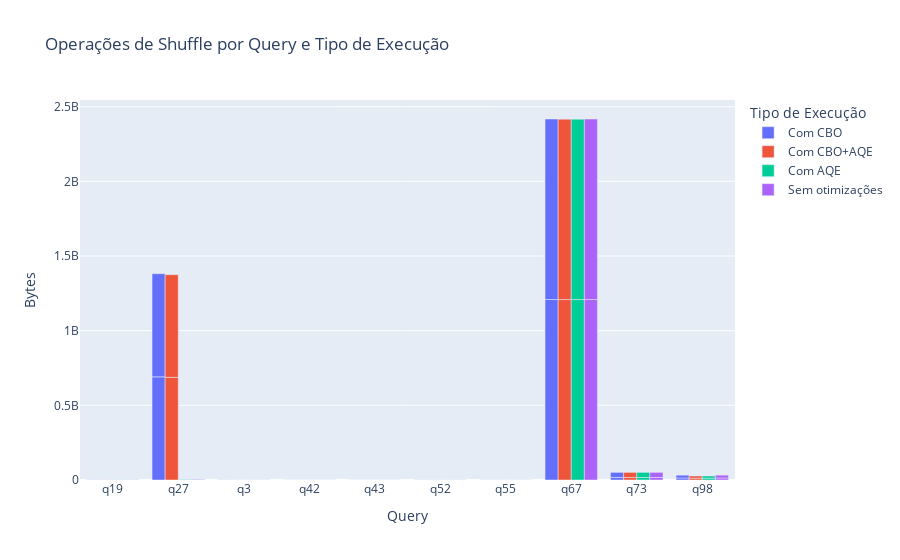

This figure's notebook cell:
### Code cell
# Gráfico de operações de shuffle
fig_shuffle = px.bar(
    df_all_queries,
    x='query',
    y=['shuffleBytesWritten', 'shuffleTotalBytesRead'],
    color='execution_type',
    barmode='group',
    title='Operações de Shuffle por Query e Tipo de Execução',
    labels={'value': 'Bytes', 'query': 'Query', 'execution_type': 'Tipo de Execução', 'variable': 'Operação'}
)
fig_shuffle.update_layout(xaxis={'categoryorder': 'category ascending'})
fig_shuffle.show()

# Salvar os dados em formato JSON com encoding UTF-8 para evitar caracteres escapados
output_path = os.path.join('agg_results', 'shuffle_por_query_por_execution_type.json')
df_all_queries[['query', 'shuffleBytesWritten', 'shuffleTotalBytesRead', 'execution_type']].to_json(output_path, orient='records', indent=4, force_ascii=False)

### Figure 1 — Plotly figure (JSON) as saved in the notebook; plotly's stock layout.template omitted (floating-point values rounded to 4 significant figures)
{"data": [{"alignmentgroup": "True", "hovertemplate": "Tipo de Execução=Com CBO<br>Query=%{x}<br>Bytes=%{y}<extra></extra>", "legendgroup": "Com CBO", "marker": {"color": "#636efa", "pattern": {"shape": ""}}, "name": "Com CBO", "offsetgroup": "Com CBO", "orientation": "v", "showlegend": true, "textposition": "auto", "type": "bar", "x": ["q19", "q73", "q55", "q43", "q52", "q67", "q3", "q27", "q98", "q42", "q19", "q73", "q55", "q43", "q52", "q67", "q3", "q27", "q98", "q42"], "xaxis": "x", "y": [605910, 17051514, 235300, 29804, 296600, 1208758459, 229919, 690777830, 13431088, 10029, 605910, 33969918, 235300, 29804, 296600, 1208758459, 229919, 690777830, 18854781, 10029], "yaxis": "y"}, {"alignmentgroup": "True", "hovertemplate": "Tipo de Execução=Com CBO+AQE<br>Query=%{x}<br>Bytes=%{y}<extra></extra>", "legendgroup": "Com CBO+AQE", "marker": {"color": "#EF553B", "pattern": {"shape": ""}}, "name": "Com CBO+AQE", "offsetgroup": "Com CBO+AQE", "orientation": "v", "showlegend": true, "textposition": "auto", "type": "bar", "x": ["q19", "q73", "q55", "q43", "q52", "q67", "q3", "q27", "q98", "q42", "q19", "q73", "q55", "q43", "q52", "q67", "q3", "q27", "q98", "q42"], "xaxis": "x", "y": [541770, 17050339, 211879, 27084, 266731, 1208291363, 206438, 687649605, 12503007, 9116, 541770, 33968104, 211879, 27084, 266731, 1208291363, 206438, 687649605, 14475437, 9116], "yaxis": "y"}, {"alignmentgroup": "True", "hovertemplate": "Tipo de Execução=Com AQE<br>Query=%{x}<br>Bytes=%{y}<extra></extra>", "legendgroup": "Com AQE", "marker": {"color": "#00cc96", "pattern": {"shape": ""}}, "name": "Com AQE", "offsetgroup": "Com AQE", "orientation": "v", "showlegend": true, "textposition": "auto", "type": "bar", "x": ["q19", "q73", "q55", "q43", "q52", "q67", "q3", "q27", "q98", "q42", "q19", "q73", "q55", "q43", "q52", "q67", "q3", "q27", "q98", "q42"], "xaxis": "x", "y": [541770, 17050339, 211879, 27084, 266731, 1208296502, 206438, 2218125, 12502908, 9116, 541770, 33968104, 211879, 27084, 266731, 1208296502, 206438, 2218125, 14474845, 9116], "yaxis": "y"}, {"alignmentgroup": "True", "hovertemplate": "Tipo de Execução=Sem otimizações<br>Query=%{x}<br>Bytes=%{y}<extra></extra>", "legendgroup": "Sem otimizações", "marker": {"color": "#ab63fa", "pattern": {"shape": ""}}, "name": "Sem otimizações", "offsetgroup": "Sem otimizações", "orientation": "v", "showlegend": true, "textposition": "auto", "type": "bar", "x": ["q19", "q73", "q55", "q43", "q52", "q67", "q3", "q27", "q98", "q42", "q19", "q73", "q55", "q43", "q52", "q67", "q3", "q27", "q98", "q42"], "xaxis": "x", "y": [605910, 17051514, 235300, 29804, 296600, 1208752965, 229919, 2855592, 13431347, 10029, 605910, 33969918, 235300, 29804, 296600, 1208752965, 229919, 2855592, 18855137, 10029], "yaxis": "y"}], "layout": {"barmode": "group", "legend": {"title": {"text": "Tipo de Execução"}, "tracegroupgap": 0}, "title": {"text": "Operações de Shuffle por Query e Tipo de Execução"}, "xaxis": {"anchor": "y", "categoryorder": "category ascending", "domain": [0, 1], "title": {"text": "Query"}}, "yaxis": {"anchor": "x", "domain": [0, 1], "title": {"text": "Bytes"}}}}
